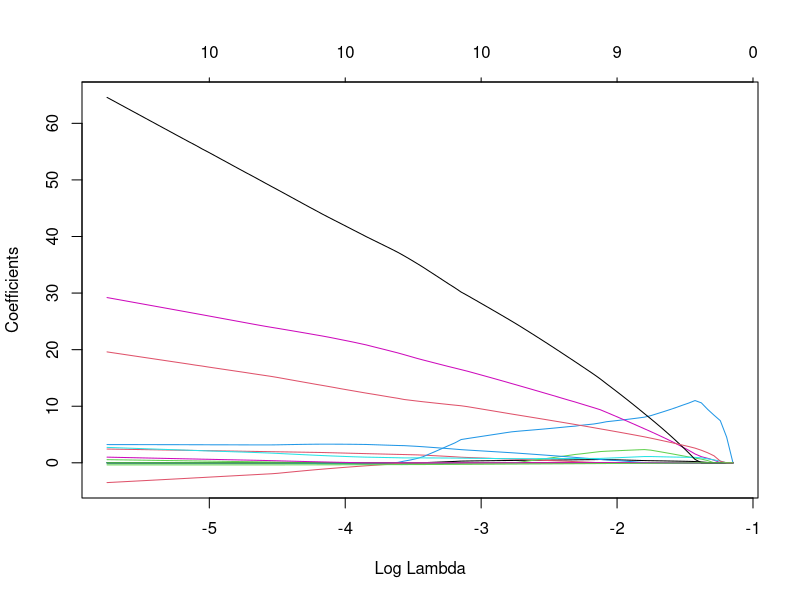
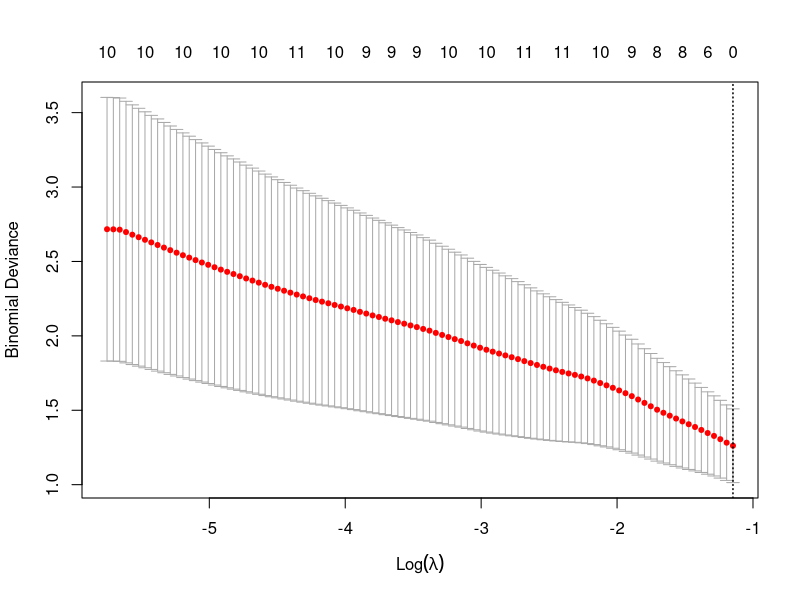

Write the R code that produced these figures, in order. (Note: this script raises an error after producing the figures.)
##---------------------------------------------------------------
## Data Science 350
## Week 7 homework 
## Aleksey Kramer
##---------------------------------------------------------------

require(pls)
require(glmnet)

# Retrieve Breast Cancer Expression Data From the following Study:
#http://www.ncbi.nlm.nih.gov/pubmed/21532620

setwd('/Users/voitel/TRAINING/UW_Data_Science/UW_Data_Science_350/Week7/homework')
# setwd('C:\\Users\\db345c\\Desktop\\UW_TRAIN\\Week7\\homework')

# Read the study data in memory
micro_data=read.table("MicroArray.txt", header=TRUE)

# Explora micro_data
dim(micro_data)

# Normalize each column
micro_data = scale(micro_data)

# Breast Cancer Samples:
cancer_samples = c(0,0,0,0,0,1,0,0,0,1,0,1,0,0,1,0,0,0,1)

# Think of this as ~ 10,000 possible variables (genes) to predict 19 outcomes.

# Convert to data.frame
micro_frame = data.frame(t(micro_data))
micro_frame$outcomes = cancer_samples

##-----Lasso Regression-----
# user glmnet, where family = 'binomial'

# Create predictor and xfactors
predictor <- cancer_samples
xfactors <- model.matrix(outcomes ~ . , data = micro_frame)[,-1]

outcomes_lasso = glmnet(xfactors, predictor, alpha=1, family='binomial')

plot(outcomes_lasso, xvar="lambda")

outcomes_lasso 

coef(outcomes_lasso)[,20][coef(outcomes_lasso)[,20]>1e-10]

# Now use cv.glmnet to test different lasso cutoffs
outcomes_lasso_cv = cv.glmnet(xfactors, predictor, alpha=1, family='binomial')
plot(outcomes_lasso_cv) # There is a minimum in MSE!


# find the minumum lambda.min
best_lambda = outcomes_lasso_cv$lambda.min

# Find the coefficients that are greater than zero
# Takes some time to compute
repeat{
    outcomes_lasso_cv = cv.glmnet(xfactors, predictor, alpha=1, family='binomial')
    best_lambda = outcomes_lasso_cv$lambda.min
    best_coef = coef(outcomes_lasso)[,outcomes_lasso$lambda == best_lambda]
    if(length(which(best_coef > 0) > 0)){
        print(which(best_coef > 0))
        break
    }
}

best_coef = best_coef[best_coef > 1e-10]

# extract names
m_names <- paste(names(best_coef)[2:length(best_coef)], collapse = " + micro_frame$")

# Plug this into the glm(...,family='binomial') to get the logistic outcome
m_outcome <- glm(micro_frame$outcomes ~ micro_frame[,best_coef], family = binomial)

# Compare with the real outcome, cancer_samples above
